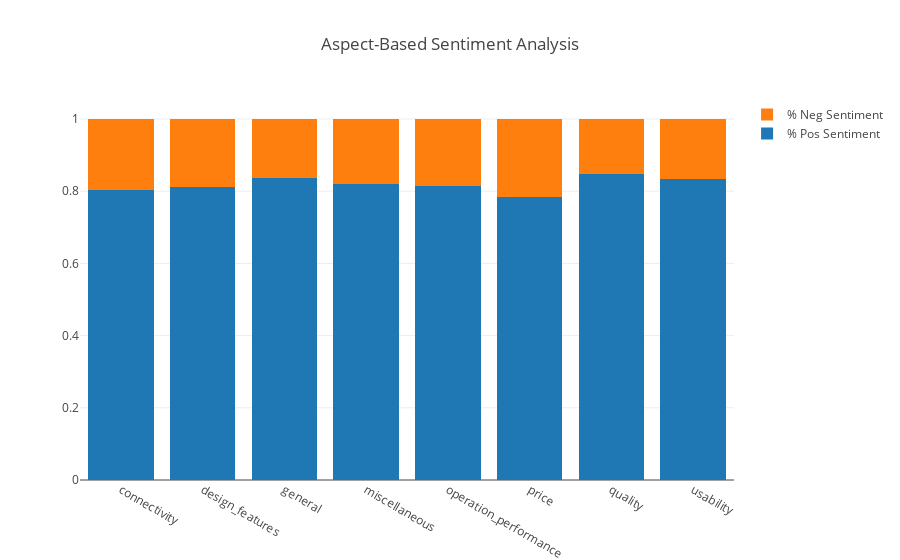

This figure's notebook cell:
### Code cell
trace1 = go.Bar(
    x=grouped_by_polarity_df.index,
    y=grouped_by_polarity_df.pos_norm,
    name='% Pos Sentiment'
)
trace2 = go.Bar(
    x=grouped_by_polarity_df.index,
    y=grouped_by_polarity_df.neg_norm,
    name='% Neg Sentiment'
)

data = [trace1, trace2]
layout = go.Layout(
    title = "Aspect-Based Sentiment Analysis",
    barmode = 'stack'
)

fig = go.Figure(data=data, layout=layout)

py.plot(fig, filename="sentiment_analysis_fourth_graph")

fig.show()

### Figure 1 — Plotly figure (JSON) as saved in the notebook; plotly's stock layout.template omitted (floating-point values rounded to 4 significant figures)
{"data": [{"name": "% Pos Sentiment", "type": "bar", "uid": "70cca78c-3c19-40c3-b84e-25023784277e", "x": ["connectivity", "design_features", "general", "miscellaneous", "operation_performance", "price", "quality", "usability"], "y": [0.8039, 0.8125, 0.8358, 0.8196, 0.8143, 0.7846, 0.8472, 0.8333]}, {"name": "% Neg Sentiment", "type": "bar", "uid": "ff6da0f3-c2ce-4b39-bdc9-4c7c9a680fa5", "x": ["connectivity", "design_features", "general", "miscellaneous", "operation_performance", "price", "quality", "usability"], "y": [0.1961, 0.1875, 0.1642, 0.1804, 0.1857, 0.2154, 0.1528, 0.1667]}], "layout": {"barmode": "stack", "title": {"text": "Aspect-Based Sentiment Analysis"}}}
